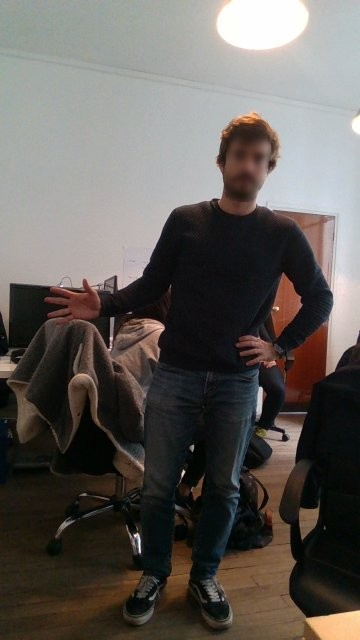
#> input picture image_cam/camera_seg.jpg, 360 x 640 px, found by its file name
$ python 1_gradient.py   (older library calls are emulated)
#> lines starting #> are read from the running program, lines starting #| are printed output that depends on the picture; after the words box and inside, x2 and y2 are one past the last pixel; in counts of white or black regions, pixels touching at a corner belong together
# 1

import numpy as np
import cv2


img_camera = cv2.imread('image_cam\camera_seg.jpg', cv2.IMREAD_GRAYSCALE)
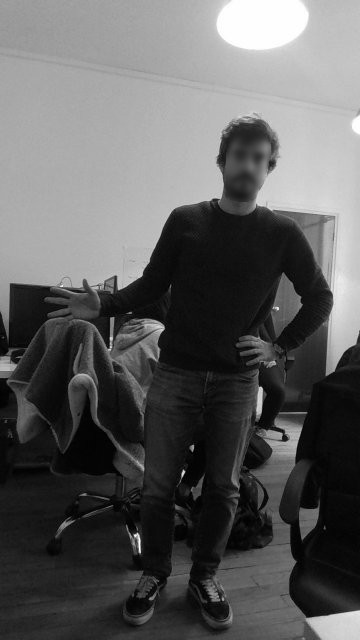
#> img_camera: shape (640, 360); min 0, max 255, mean 94.2

cv2.imshow("Camera image", img_camera)

img_depth = cv2.imread('images\depth_colored.jpg')
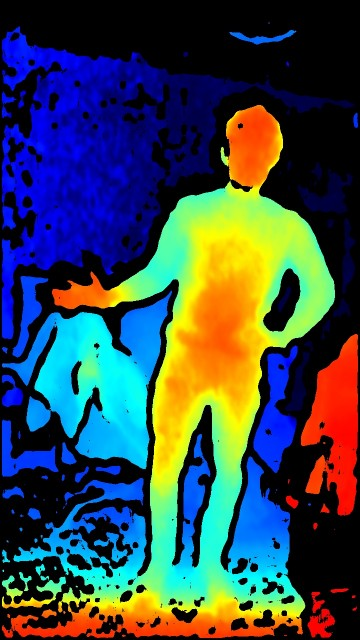
#> input picture images/depth_colored.jpg, 360 x 640 px, found by its file name
#> img_depth is the input picture: shape (640, 360, 3); mean B, G, R 77.9, 73.8, 56.6

for x in range(0,img_depth.shape[0]):
	for y in range(0,img_depth.shape[1]):
		img_depth[x,y,2] = 0.90 * img_depth[x,y,2] + 0.10 * img_depth[x,y,1];
		img_depth[x,y,1] = img_depth[x,y,2] ;
		img_depth[x,y,0] = img_depth[x,y,2] ;
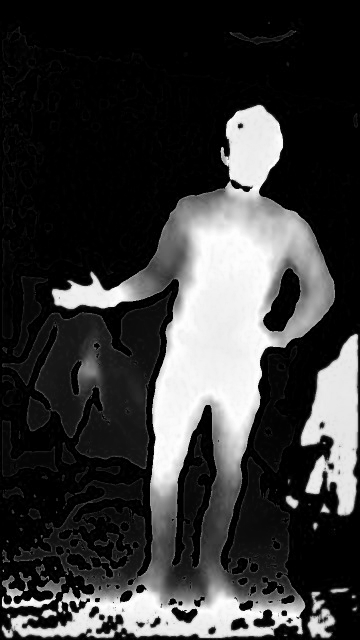
#> img_depth: shape (640, 360, 3); min 0, max 255, mean 58
depth_gray = cv2.cvtColor(img_depth,cv2.COLOR_BGR2GRAY)

cv2.imshow("Depth image",img_depth)
cv2.imwrite("images\depth_gray.png",depth_gray)


img_camera_lapl = cv2.Laplacian(img_camera,cv2.CV_64F, ksize=7)
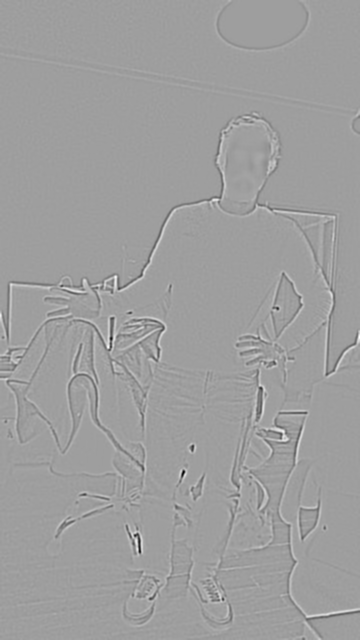
#> img_camera_lapl: shape (640, 360) float64; min -81158, max 49492, mean 2.2; drawn with min black and max white
img_depth_lapl = cv2.Laplacian(img_depth,cv2.CV_64F, ksize=7)
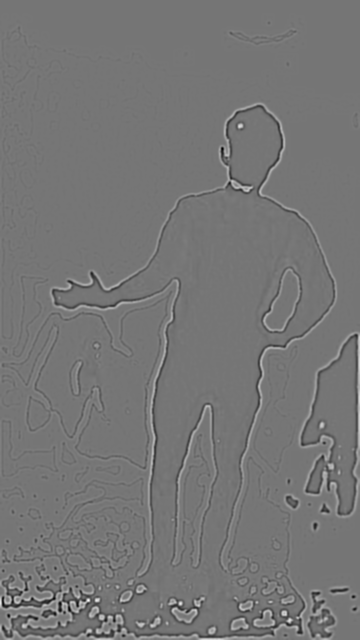
#> img_depth_lapl: shape (640, 360, 3) float64; min -90598, max 105198, mean 36.7; drawn with min black and max white


_, img_camera_lapl_thr = cv2.threshold(img_camera_lapl, 1700, 5000, cv2.THRESH_BINARY) #cv2.THRESH_BINARY #cv2.THRESH_TOZERO
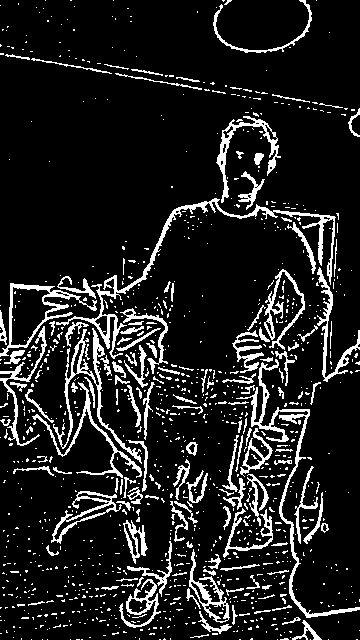
#> img_camera_lapl_thr: shape (640, 360) float64; values 0 (black) and 5000 (white), 12.3% white in thin lines or dots

cv2.imshow("Thresholded camera laplacian", img_camera_lapl_thr)
cv2.imwrite("images\camera_lapl_thr.png", img_camera_lapl_thr)

_, img_depth_lapl_thr = cv2.threshold(img_depth_lapl, 1700, 5000, cv2.THRESH_BINARY)
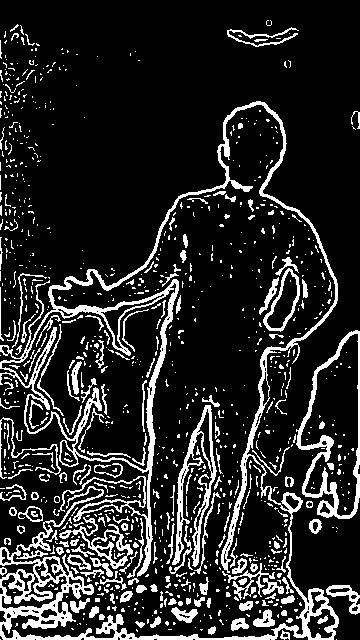
#> img_depth_lapl_thr: shape (640, 360, 3) float64; values 0 (black) and 5000 (white), 15.7% white; 995 white regions (802 under 20 px), largest, box (x1, y1, x2, y2) and area: (0, 101, 339, 640) 15287, (296, 330, 360, 519) 2150, (172, 405, 217, 567) 1672
cv2.imshow("Thresholded depth laplacian", img_depth_lapl_thr)
cv2.imwrite("images\depth_lapl_thr.png", img_depth_lapl_thr)

print("Press any key to continue")
cv2.waitKey(0)
